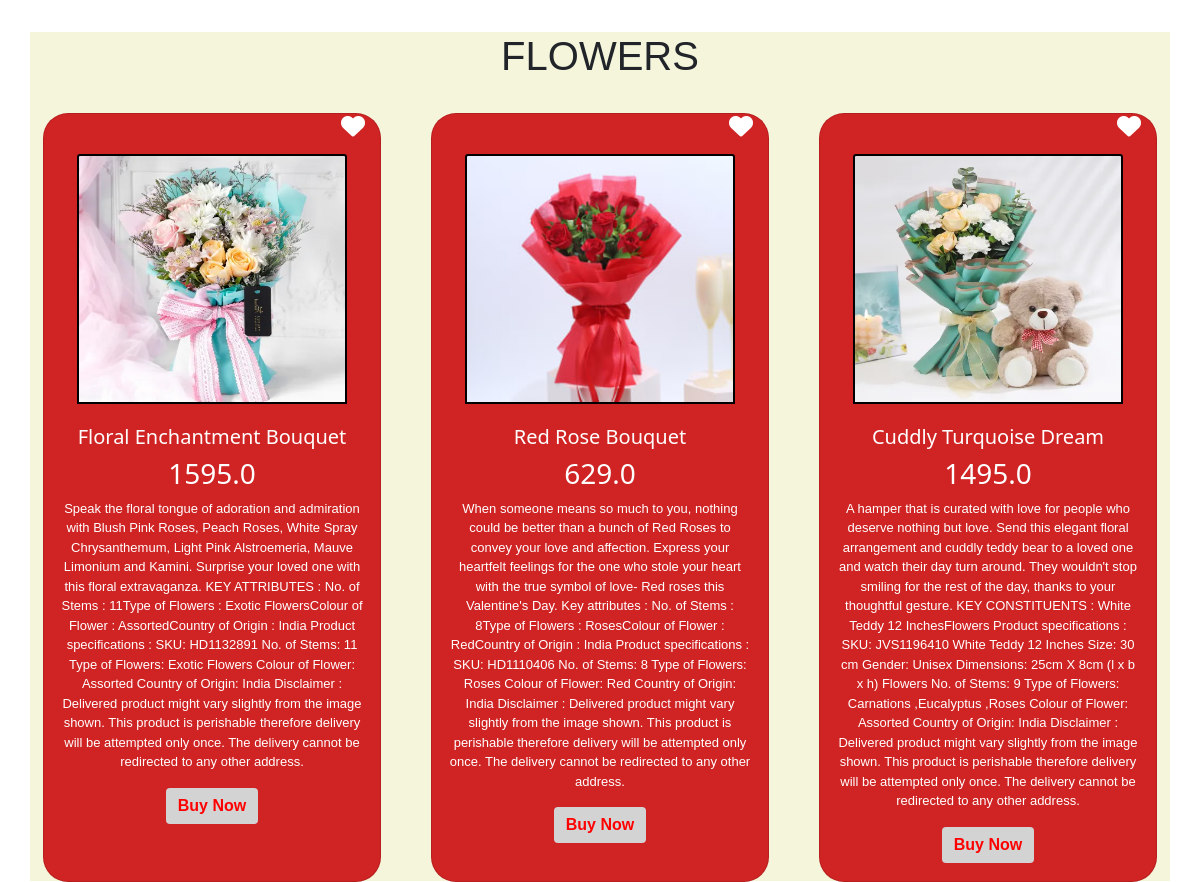
Screenshot of /flower with the database file from the repository.
### giftshopapp/models.py (models this page shows, shortened)
class product(models.Model):
    title=models.CharField(max_length=100)
    desc=models.TextField()
    price=models.FloatField()
    img=models.ImageField(upload_to="ima/%y",blank=True)
    category=models.CharField(max_length=100)
    gender=models.CharField(max_length=30,default="none")
    occasion=models.CharField(max_length=50,default="all")

### giftshopapp/views.py (the view)
# urls.py: path("flower", views.flower, name='flower'),
def flower(request):
    pro=product.objects.filter(category__icontains='Flower')
    return render(request,'flower.html',{'pro':pro})

### template/flower.html (shortened to what this page needs)
{%load static %}
<!doctype html>
<html lang="en">
<head>
    <link href="https://cdn.jsdelivr.net/npm/bootstrap@5.0.2/dist/css/bootstrap.min.css" rel="stylesheet"
>
    <link rel="stylesheet" href="/static/flower.css">
</head>
<body>
    <div class="container itemcontainer">
        <h1 class="main-title">FLOWERS</h1>
        <div class="row row-cols-1 row-cols-md-3 g-5">
            {% for p in pro %}
            <div class="col">
                <div class="card h-100 itemcard">
                    <div class="wishlist">
                        <a style="color:white;" href="#"><i class="fa-solid fa-heart fa-xl"></i></a>
                    </div>
                    <img src="{{p.img.url}}" class="card-img-top itemimg" alt="p-floral-enchantment-bouquet-132891-m">
                    <div class="card-body">
                        <h5 class="card-title">{{p.title}}</h5>
                        <h3>{{p.price}}</h3>
                        <p class="card-text itemtext">{{p.desc}}
                        </p>
                        <a href="#" class="btn itembtn">Buy Now</a>
                    </div>
                </div>
            </div>
            {% endfor %}
        </div>
    </div>
</body>
</html>

### static/flower.css (style rules this page uses)
* { margin: 0px; padding: 0px; }
.main-title { text-align: center; margin-top: 2rem; margin-bottom: 2rem; font-family: sans-serif; }
.itemcontainer { background-color: beige; margin: auto; padding: auto; }
.itemcard { justify-content: center; text-align: center; display: block; margin: 1px; background: rgb(208, 35, 35); color: white; border-radius: 25px; max-width: 350px; outline: 12px #000; }
.wishlist { justify-content: end; text-align: end; display: block; padding-left: 15px; padding-right: 15px; }
.itemimg { margin: 5px; margin-top: 1rem; padding: 2px; max-height: 250px; max-width: 270px; display: inline; background: #000; }
.itemtext { font-size: small; font-family: sans-serif; }
.itembtn { background-color: lightgrey; color:red; font-weight: bolder; border:#000; cursor:pointer; font-family: sans-serif; }

### rows the page displays
product: img (picture), title "Floral Enchantment Bouquet", price "1595.0", desc "Speak the floral tongue of adoration and admiration with Blush Pink Roses, Peach Roses, White Spray Chrysanthemum, Light Pink Alstroemeria, Mauve Limonium and Kamini. Surprise your loved one with this floral extravaganza. KEY ATTRIBUTES : No. of Stems : 11Type of Flowers : Exotic FlowersColour of Flower : AssortedCountry of Origin : India Product specifications : SKU: HD1132891 No. of Stems: 11 Type of Flowers: Exotic Flowers Colour of Flower: Assorted Country of Origin: India Disclaimer : Delivered product might vary slightly from the image shown. This product is perishable therefore delivery will be attempted only once. The delivery cannot be redirected to any other address."
product: img (picture), title "Red Rose Bouquet", price "629.0", desc "When someone means so much to you, nothing could be better than a bunch of Red Roses to convey your love and affection. Express your heartfelt feelings for the one who stole your heart with the true symbol of love- Red roses this Valentine's Day. Key attributes : No. of Stems : 8Type of Flowers : RosesColour of Flower : RedCountry of Origin : India Product specifications : SKU: HD1110406 No. of Stems: 8 Type of Flowers: Roses Colour of Flower: Red Country of Origin: India Disclaimer : Delivered product might vary slightly from the image shown. This product is perishable therefore delivery will be attempted only once. The delivery cannot be redirected to any other address."
product: img (picture), title "Cuddly Turquoise Dream", price "1495.0", desc "A hamper that is curated with love for people who deserve nothing but love. Send this elegant floral arrangement and cuddly teddy bear to a loved one and watch their day turn around. They wouldn't stop smiling for the rest of the day, thanks to your thoughtful gesture. KEY CONSTITUENTS : White Teddy 12 InchesFlowers Product specifications : SKU: JVS1196410 White Teddy 12 Inches Size: 30 cm Gender: Unisex Dimensions: 25cm X 8cm (l x b x h) Flowers No. of Stems: 9 Type of Flowers: Carnations ,Eucalyptus ,Roses Colour of Flower: Assorted Country of Origin: India Disclaimer : Delivered product might vary slightly from the image shown. This product is perishable therefore delivery will be…"
